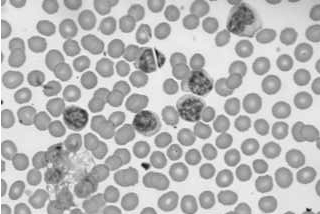
%> input picture Lab/Lab4/CNN/dataset/bloodcells/bloodcells_1.png, 320 x 214 px
$ octave lab4.m   (GNU Octave 9; MATLAB toolbox functions it lacks are replaced by stand-ins)
%> lines starting %> are read from the running program, lines starting %| are printed output that depends on the picture
### Lab/Lab4/readAsGrayScale.m
function [ grayImage ] = readAsGrayScale( imagePath )
%> called with imagePath = 'CNN/dataset/bloodcells/bloodcells_1.png'
image = im2double(imread(imagePath));
%> image: size 214x320x3 double; min 0.0745, max 1, mean 0.727
grayImage = mean(image,3);
end

### Lab/Lab4/filterClassifier.m
function [ p ] = filterClassifier(f, c, image)
%> called with c = -1
%implements the minimal network

% computes filter response
filterResponse = imfilter(image, f, 'symmetric');
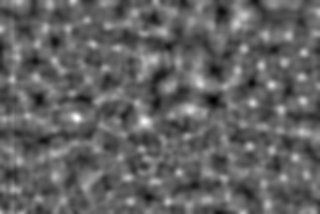
%> filterResponse: size 214x320 double; min -3.28, max 5.2, mean 0.0111; drawn with min black and max white
% adds a bias
y = filterResponse + c;
% sends it through a soft-max function
p = exp(y)./(1+exp(y));
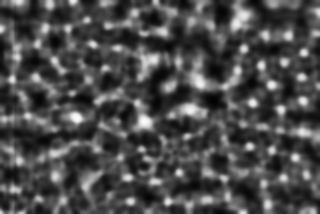
%> p: size 214x320 double; min 0.0136, max 0.985, mean 0.299
%p = softmax(p);

end

### Lab/Lab4/strictLocalMaxima.m
function [ row_coords, col_coords ] = strictLocalMaxima( image )
f_maxima = ordfilt2(image,9,true(3),'symmetric'); % maximum filter
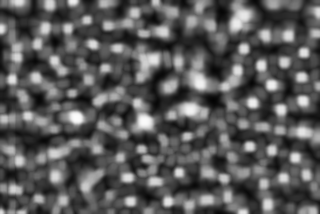
%> f_maxima: size 214x320 double; min 0.0155, max 0.985, mean 0.354
indicator1 = (image == f_maxima);
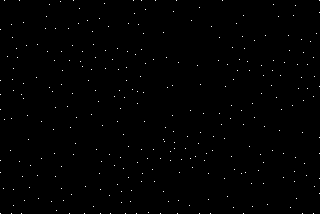
%> indicator1: size 214x320 logical; 0.44% white in thin lines or dots
f_maxima = indicator1 .* f_maxima;
% threshold detection
[row_coords, col_coords] = find(abs(f_maxima) > 0);
%> row_coords = 300 values from 1 to 214; col_coords = 300 values from 1 to 320

end

### Lab/Lab4/extractExamples.m
function [examples, labels] = extractExamples(img, positives, negatives)
%extract example patches
%   input: an image, 2?M-array of positions indicating positive examples
%   and a 2?N-array of positions indicating negative examples
%   output: a cell array with all the example patches
%   and 1D array with the labels of each of the examples.
M = length(positives);
N = length(negatives);
img = preProcess(img); % normalize image intensities
labels = true(M+N,1); % initialization
examples = cell(M+N,1);
patch_halfwidth = (29-1)/2;
% get positive patches
for i = 1:M
    examples{i} = getPatch( img, positives(:, i), patch_halfwidth );
end
% get negative patches
for i = M+1:M+N
    examples{i} = getPatch( img, negatives(:, i - M), patch_halfwidth );
end
labels(M+1:M+N) = false;
end

### Lab/Lab4/preProcess.m
function img = preProcess(img)
%normalizes the image intensities
%   roughly to the interval [-1,1]
% take out the maximum and minimum value
maximum = max(img(:));
minimum = min(img(:));
% normalization, transfer from region [min, max] to [-1, 1]
img = (img - minimum)*2/(maximum - minimum) - 1;


end

### Lab/Lab4/getPatch.m
function [ patch ] = getPatch( image, position, patch_halfwidth )
% takeing out a patch from the image centred at position with a range position
% +/- patch_halfwidth
[m,n] = size(image);
xLeft = position(1) - patch_halfwidth;
xRight = position(1) + patch_halfwidth;
yLeft = position(2) - patch_halfwidth;
yRight = position(2) + patch_halfwidth;
% if the patch doesn?t fit inside the image, return an error
if (xLeft <= 0) || (yLeft <= 0) || (xRight > m) || (yRight > n)
    %error('Patch outside image borders');
else
    % assign the corresponding values to get the patch
    patch = image(xLeft : xRight, yLeft : yRight);
end
end

### Lab/Lab4/lab4.m
%% Ex 4.2
load('cellFilter');
f = imresize(filt,29/25);
f = f/norm(f);
c = -1;

cellImage = readAsGrayScale( 'CNN/dataset/bloodcells/bloodcells_1.png' );
% f = zeros(29); % filter choosing
% c = 0; % threshold choosing
p = filterClassifier(f, c, cellImage);

%% Ex 4.3
[ row_coords, col_coords ] = strictLocalMaxima( p );
%> row_coords = 300 values, max 214 at index 7, min 1 at index 9, mean 112.6; col_coords = 300 values from 1 to 320
imagesc(p); colormap gray; axis image; hold on;
plot(col_coords, row_coords,'y*');
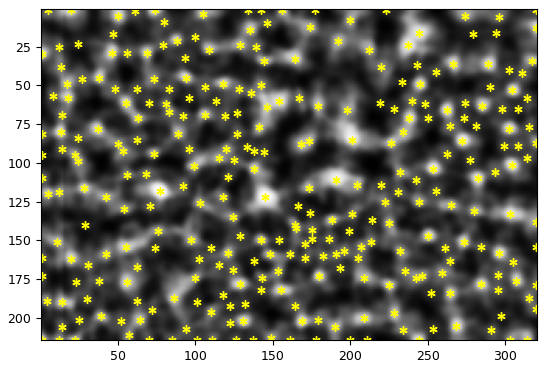
%> figure redrawn from the program's plot data

%% Ex 4.4
% 8, 9, 3
% the gradient of y respect to the filter looks like a patch of the image
% centered at (u, v) with the same size of the filter

%% Ex 4.5
clc;clear
load('training_data.mat');
img = preProcess(img);

%% Ex 4.7
[examples, labels] = extractExamples(img, positives, negatives);

%% Ex 4.8
%> (the run ends here)
